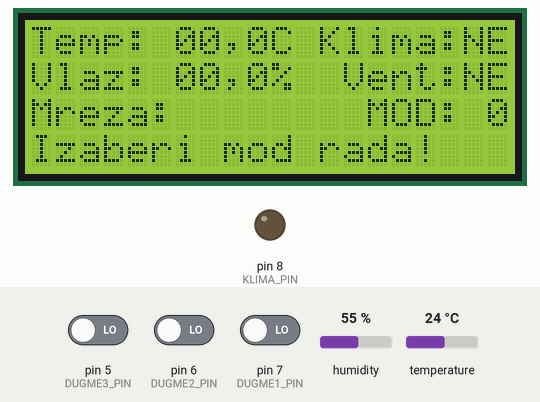
The sketch below on a simulated Arduino Uno, built with avr-gcc and run on an emulated ATmega328P. On the bench: 20×4 character LCD, output pins drawn as LEDs (lit = HIGH). Wiring (inferred from the names in the program): DS3231 clock at I2C address 0x68. The test bench sets the inputs (shaded band); at power-on: pin 5 (DUGME3_PIN) LOW, pin 6 (DUGME2_PIN) LOW, humidity 55 %, temperature 24 °C, pin 7 (DUGME1_PIN) LOW. WiFi joins after 1.5 s; servers stay silent unless stated; uploads are accepted with an empty reply; the local clock reads 2024-03-15 10:24:30 at power-on unless the sketch sets it.

Above: at 1.7 s.
1.8 s: pin 5 (DUGME3_PIN) driven HIGH
At 2.5 s:
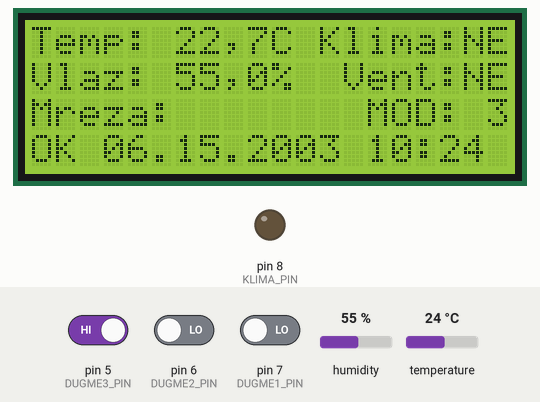
3.7 s: pin 6 (DUGME2_PIN) driven HIGH
At 5.1 s:
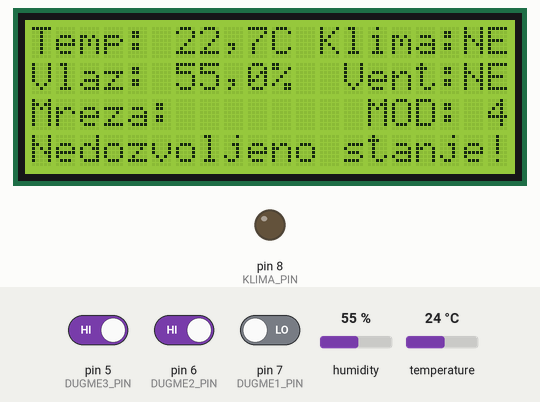
5.8 s: humidity set to 22 %
At 7.7 s:
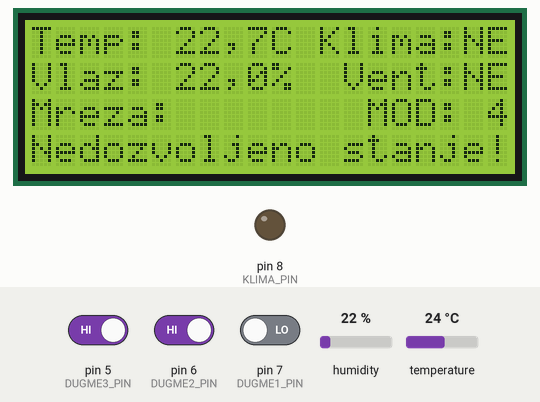
8.0 s: temperature set to 12 °C
At 9.1 s:
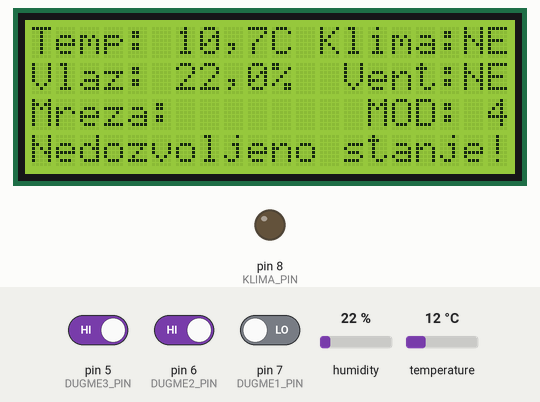
10.2 s: pin 5 (DUGME3_PIN) driven LOW
At 13.0 s:
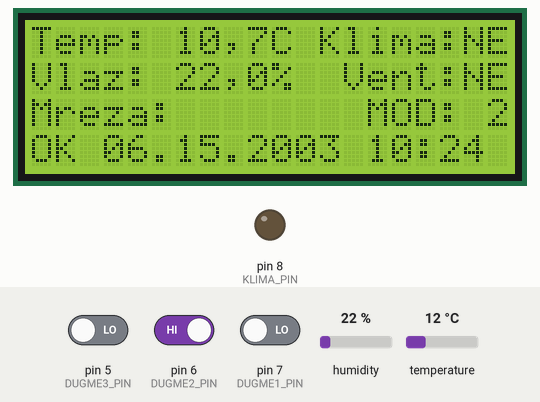
13.4 s: pin 6 (DUGME2_PIN) driven LOW
At 30.9 s:
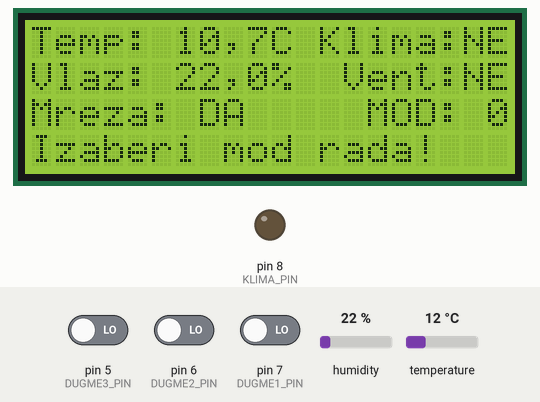
Timing chart, 0 to 31.8 s (numbered marks = the images above; inputs shaded):
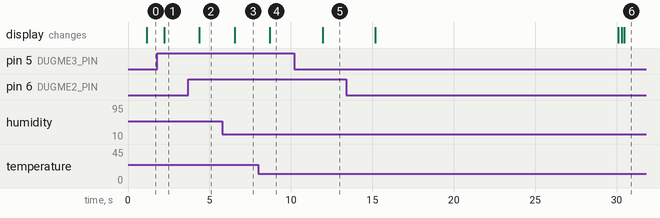

Measured:
- after the input at 1.8 s, the display: changes after 0.43 s (image 1)
- after the input at 3.7 s, the display: changes after 0.69 s (image 2)
- after the input at 5.8 s, the display: changes after 0.75 s (image 3)
- after the input at 8.0 s, the display: changes after 0.71 s (image 4)
- after the input at 10.2 s, the display: changes after 1.7 s (image 5)
- after the input at 13.4 s, the display: first changes after 1.8 s (image 6 shows a later state)

The sketch:

sampinjoni-1.1.ino
```cpp
#include <SPI.h>
#include <Ethernet.h>
#include <Wire.h>
#include <LiquidCrystal_I2C.h>
#include <DHT.h>
#include <avr/wdt.h>

#define DS3231_I2C_ADDRESS 0x68
#define DUGME1_PIN 7
#define DUGME2_PIN 6
#define DUGME3_PIN 5
#define KLIMA_PIN 8
#define DHT21_PIN 14
#define DHTTYPE DHT21

#define BUTTON_PERIOD 1000
#define SENSOR_PERIOD 2000
#define DISPLAY_PERIOD 1000
#define CONTROL_PERIOD 60000
#define NETWORK_PERIOD 30000
#define TIME_PERIOD 1000

struct FAZA {
  unsigned int min_temperatura;
  unsigned int max_temperatura;
  boolean ventilator;
  boolean klima;
  char naziv;
};

DHT dht(DHT21_PIN, DHTTYPE);
LiquidCrystal_I2C lcd(0x27, 2, 1, 0, 4, 5, 6, 7, 3, POSITIVE);
EthernetClient client;

char tempDisplayOutput[21]  =  "Temp: 00,0C Klima:NE";
char vlazDisplayOutput[21]  =  "Vlaz: 00,0%  Vent:NE";
char co2DisplayOutput[21]   =  "Mreza:        MOD: 0";
char timeDisplayOutput[21]  =  "OK 00.00.2000 00:00 ";
const char beginDisplayOutput[21] =  "Izaberi mod rada!   ";
const char errorDisplayOutput[21] =  "Nedozvoljeno stanje!";
const char networkDisplayOutput[21] =  "Slanje podataka.....";
const char networkOKDisplayOutput[21] =  "Slanje podataka...OK";
const char networkFailDisplayOutput[21] =  "Slanje nije uspjelo!";

// SERIAL_NUMBER-TEMPERATURE-HUMIDITY-CO2-AC-VENT-MOD-DATE-MONTH-YEAR-HOUR-MINUTE-SECOND
char networkResponse[46] = "AUN1BK01-00.0-00.00000-NE-NE-0-00002000000000";

FAZA pocetnaFaza      = {0, 0,  false, false, 0};
FAZA fazaPrva         = {200, 220,  true, true, 1};
FAZA fazaDruga        = {140, 180,  true, true, 2};
FAZA fazaTreca        = {160, 180, true, true, 3};
FAZA nedozvoljenaFaza = {0, 0,  false, false, 4};
FAZA* trenutnaFaza;

unsigned long buttonTime, sensorTime, controlTime, displayTime, networkTime, timeTime;

void setup() {

  pinMode(DUGME1_PIN, INPUT);
  pinMode(DUGME2_PIN, INPUT);
  pinMode(DUGME3_PIN, INPUT);
  pinMode(KLIMA_PIN, OUTPUT);

  lcd.begin(20, 4);
  lcd.backlight();

  byte _MAC_ADDRESS[] =  { 0xDE, 0xAD, 0x10, 0x00, 0x04, 0x56 };
  const IPAddress _IP_ADDRESS(192, 168, 1, 106);
  const IPAddress _GATEWAY(192, 168, 1, 1);
  const IPAddress _DNS(8, 8, 8, 8);
  const IPAddress _SUBNET(255, 255, 255, 0);
  Ethernet.begin(_MAC_ADDRESS, _IP_ADDRESS, _DNS, _GATEWAY, _SUBNET);

  dht.begin();
  Wire.begin();
  wdt_enable(WDTO_8S);

  trenutnaFaza = &pocetnaFaza;

  buttonTime = millis();
  sensorTime = millis();
  controlTime = millis();
  displayTime = millis();
  networkTime = millis();
  timeTime = millis();

}

void loop() {

  wdt_reset();

  if (millis() - timeTime  > TIME_PERIOD) {
    // provjeri stanje dugmadi
    timeAction();
    timeTime = millis();
  }

  wdt_reset();

  if ( millis() - buttonTime  > BUTTON_PERIOD) {
    // provjeri stanje dugmadi
    buttonAction();
    buttonTime = millis();
  }

  wdt_reset();

  if ( millis() - sensorTime > SENSOR_PERIOD) {
    // procitaj vrjednosti senzora
    sensorAction();
    sensorTime = millis();
  }

  wdt_reset();

  if (millis() - controlTime > CONTROL_PERIOD) {
    // preduzmi akciju paljenja uredjaja
    controlAction();
    controlTime = millis();
  }

  wdt_reset();

  if (  millis() - displayTime > DISPLAY_PERIOD) {
    // ispisi podatke na lcd
    displayAction();
    displayTime = millis();
  }

  wdt_reset();

  if ( millis() - networkTime > NETWORK_PERIOD) {
    // odgovori na mrezni upit
    networkAction();
    networkTime = millis();
  }

}

void buttonAction() {

  // ako je prvo pritisnuto onda je trenutnaFaza = fazaPrva itd...
  boolean valDugme1 = digitalRead(DUGME1_PIN) == HIGH;
  boolean valDugme2 = digitalRead(DUGME2_PIN) == HIGH;
  boolean valDugme3 = digitalRead(DUGME3_PIN) == HIGH;

  if      ( valDugme1 && !valDugme2 && !valDugme3 ) {
    trenutnaFaza = &fazaPrva;
  }
  else if ( !valDugme1 && valDugme2 && !valDugme3 ) {
    trenutnaFaza = &fazaDruga;
  }
  else if ( !valDugme1 && !valDugme2 && valDugme3 ) {
    trenutnaFaza = &fazaTreca;
  }
  else if ( !valDugme1 && !valDugme2 && !valDugme3 ) {
    trenutnaFaza = &pocetnaFaza;
  }
  else {
    trenutnaFaza = &nedozvoljenaFaza;
  }

  co2DisplayOutput[19] = trenutnaFaza->naziv + 48;
  networkResponse[29] = trenutnaFaza->naziv + 48;

}

void sensorAction() {

  unsigned int trenutnaTemperatura = dht.readTemperature() * 10 - 13;
  unsigned int trenutnaVlaznost = dht.readHumidity() * 10;

  tempDisplayOutput[6] = networkResponse[9] = trenutnaTemperatura / 100 + 48;
  tempDisplayOutput[7] = networkResponse[10] = (trenutnaTemperatura % 100) / 10 + 48;
  tempDisplayOutput[9] = networkResponse[12] = trenutnaTemperatura % 10 + 48;

  vlazDisplayOutput[6] = networkResponse[14] = trenutnaVlaznost / 100 + 48;
  vlazDisplayOutput[7] = networkResponse[15] = (trenutnaVlaznost % 100) / 10 + 48;
  vlazDisplayOutput[9] = networkResponse[17] = trenutnaVlaznost % 10 + 48;

}

void controlAction() {

  unsigned int trenutnaTemperatura = dht.readTemperature() * 10;

  if (trenutnaFaza->klima && (trenutnaTemperatura > trenutnaFaza->max_temperatura)) {

    //postavi bit za paljenje klime
    // klimaUkljucena = true;
    digitalWrite(KLIMA_PIN, HIGH);
    tempDisplayOutput[18] = 'D';
    tempDisplayOutput[19] = 'A';
    networkResponse[23] = 'D';
    networkResponse[24] = 'A';
  } else {

    //ugasi klimu
    // klimaUkljucena = false;
    digitalWrite(KLIMA_PIN, LOW);
    tempDisplayOutput[18] = 'N';
    tempDisplayOutput[19] = 'E';
    networkResponse[23] = 'N';
    networkResponse[24] = 'E';
  }

}

void displayAction() {

  lcd.clear();

  lcd.setCursor(0, 0);
  lcd.print(tempDisplayOutput);

  lcd.setCursor(0, 1);
  lcd.print(vlazDisplayOutput);

  lcd.setCursor(0, 2);
  lcd.print(co2DisplayOutput);

  lcd.setCursor(0, 3);
  if (trenutnaFaza->naziv == 0) {
    lcd.print(beginDisplayOutput);
  }
  else if (trenutnaFaza->naziv == 4) {
    lcd.print(errorDisplayOutput);
  }
  else {
    lcd.print(timeDisplayOutput);
  }

}

void networkAction() {

  wdt_disable();

  lcd.setCursor(0, 3);
  lcd.print(networkDisplayOutput);

  int i = client.connect("adv-nemanjamarjan.rhcloud.com", 80);

  if (i) {
    client.println("POST /rest/measurements/ HTTP/1.1");
    client.println("Host: adv-nemanjamarjan.rhcloud.com");
    client.println("Connection: close");
    client.print("Content-Length: ");
    client.println(47);
    client.println();
    client.println(networkResponse);

    lcd.setCursor(0, 3);
    lcd.print(networkOKDisplayOutput);
    co2DisplayOutput[7] = 'D';
    co2DisplayOutput[8] = 'A';
  }
  else {
    lcd.setCursor(0, 3);
    lcd.print(networkFailDisplayOutput);
    co2DisplayOutput[7] = 'N';
    co2DisplayOutput[8] = 'E';
  }
  if (client.connected()) {
    client.stop();
  }

  wdt_enable(WDTO_8S);

}

void timeAction()
{

  Wire.beginTransmission(DS3231_I2C_ADDRESS);
  Wire.write(0); // set DS3231 register pointer to 00h
  Wire.endTransmission();
  Wire.requestFrom(DS3231_I2C_ADDRESS, 7);

  char second = bcdToDec(Wire.read() & 0x3f);
  char minute = bcdToDec(Wire.read()) ;
  char hour = bcdToDec(Wire.read() & 0x7f) ;
  // char date2 = bcdToDec(Wire.read());
  char date = bcdToDec(Wire.read());
  char month = bcdToDec(Wire.read());
  char year = bcdToDec(Wire.read()) ;

  timeDisplayOutput[3] = networkResponse[31] = date / 10 + 48;
  timeDisplayOutput[4] = networkResponse[32] = date % 10 + 48;
  timeDisplayOutput[6] = networkResponse[33] = month / 10 + 48;
  timeDisplayOutput[7] = networkResponse[34] = month % 10 + 48;
  timeDisplayOutput[11] = networkResponse[37] = year / 10 + 48;
  timeDisplayOutput[12] = networkResponse[38] = year % 10 + 48;
  timeDisplayOutput[14] = networkResponse[39] = hour / 10 + 48;
  timeDisplayOutput[15] = networkResponse[40] = hour % 10 + 48;
  timeDisplayOutput[17] = networkResponse[41] = minute / 10 + 48;
  timeDisplayOutput[18] = networkResponse[42] = minute % 10 + 48;
  networkResponse[43] = second / 10 + 48;
  networkResponse[44] = second % 10 + 48;

}

// Convert normal decimal numbers to binary coded decimal
byte decToBcd(byte val)
{
  return ( (val / 10 * 16) + (val % 10) );
}
// Convert binary coded decimal to normal decimal numbers
byte bcdToDec(byte val)
{
  return ( (val / 16 * 10) + (val % 16) );
}
void setDS3231time(byte second, byte minute, byte hour, byte dayOfWeek, byte
                   dayOfMonth, byte month, byte year)
{
  // sets time and date data to DS3231
  Wire.beginTransmission(DS3231_I2C_ADDRESS);
  Wire.write(0); // set next input to start at the seconds register
  Wire.write(decToBcd(second)); // set seconds
  Wire.write(decToBcd(minute)); // set minutes
  Wire.write(decToBcd(hour)); // set hours
  Wire.write(decToBcd(dayOfWeek)); // set day of week (1=Sunday, 7=Saturday)
  Wire.write(decToBcd(dayOfMonth)); // set date (1 to 31)
  Wire.write(decToBcd(month)); // set month
  Wire.write(decToBcd(year)); // set year (0 to 99)
  Wire.endTransmission();
}
```
